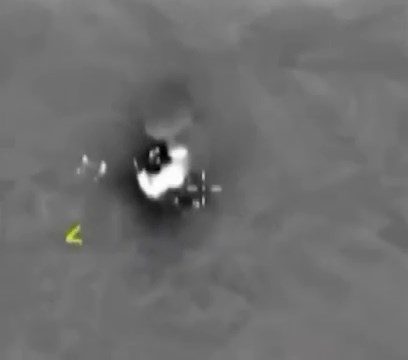
//> input picture 3LAB/img_zadan/allababah/ig_0.jpg, 408 x 360 px
$ ./main   (built with g++ and OpenCV 4)
//> lines starting //> are read from the running program, lines starting //| are printed output that depends on the picture; after the words box and inside, x2 and y2 are one past the last pixel; in counts of white or black regions, pixels touching at a corner belong together
### 3LAB/task_4.h
#ifndef TASK_4_H
#define TASK_4_H

#include <iostream>
#include <opencv2/opencv.hpp>
#include <stdlib.h>
#include <stdio.h>
#include <string.h>
#include <array>

#include "task_1.h"

using namespace std;
using namespace cv;

void findRightGK(string img_path, string ref_img_path);

#endif // TASK_4_H

### 3LAB/task_3.h
#ifndef TASK_3_H
#define TASK_3_H

#include <iostream>
#include <opencv2/opencv.hpp>
#include <stdlib.h>
#include <stdio.h>
#include <string.h>
#include <array>

#include "task_1.h"

using namespace std;
using namespace cv;

void findRobots(string img_path);

void morphoFiltering(Mat &src);

void processRobots(Mat &src, Mat &src_color, const Scalar& color, Point bulbCenter);

Point findLamp(Mat &src_color, Mat &src_hsv, const Scalar& color);

void copeWithBeam (Mat &src, vector<vector<Point>> &contours);

#endif // TASK_3_H

### 3LAB/task_2.h
#ifndef TASK_2_H
#define TASK_2_H

#include <iostream>
#include <opencv2/opencv.hpp>
#include <stdlib.h>
#include <stdio.h>
#include <string.h>
#include <array>

#include "task_1.h"

using namespace std;
using namespace cv;

void findVehicle(string img_path);

#endif // TASK_2_H

### 3LAB/task_1.h
#ifndef TASK_1_H
#define TASK_1_H

#include <iostream>
#include <opencv2/opencv.hpp>
#include <stdlib.h>
#include <stdio.h>
#include <string.h>

using namespace std;
using namespace cv;

Point findCenter(Mat image, vector<Point> contour);

void findTarget(string img_path);

#endif // TASK_1_H

### 3LAB/task_2.cpp
#include "task_2.h"

const double MIN_CONTOUR_AREA = 80;
const double MAX_TO_MIN_COUNTOUR_RATIO = 2;

void findVehicle(string img_path) {
  Mat src_color = imread(img_path, IMREAD_COLOR);
  Mat src_hsv = src_color.clone();
  // Перевод картинки в HSV формат
  cvtColor(src_color, src_hsv, COLOR_BGR2HSV);
  Mat threshold_color;
  inRange(src_hsv, Scalar(0, 50, 100), Scalar(30, 255, 255), threshold_color);

  Mat kernel;
  // Morphological filtering to remove small areas.
  for (int j = 0; j < 1; j++) {
    erode(threshold_color, threshold_color, kernel);
  }
  for (int j = 0; j < 3; j++) {
    dilate(threshold_color, threshold_color, kernel);
  }

  Mat thr_clone = threshold_color.clone();
  vector<vector<Point>> contours;
  vector<Vec4i> hierarchy;
  vector<double> contours_areas;
  double biggest_area = 0;
  findContours(thr_clone, contours, hierarchy, RETR_EXTERNAL,
               CHAIN_APPROX_SIMPLE);
  // Находим нибольшую площадь контура
  for (int i = 0; i < contours.size(); i++) {
    double current_area = contourArea(contours.at(i));
    if (current_area > biggest_area) biggest_area = current_area;
    contours_areas.push_back(current_area);
  }
  for (int i = 0; i < contours.size(); i++) {
    // Убираем слишком маленькие контуры
    if (biggest_area / contours_areas.at(i) >= MAX_TO_MIN_COUNTOUR_RATIO)
      continue;
    drawContours(src_color, contours, i, CV_RGB(255, 255, 255));
    circle(src_color, findCenter(contours.at(i)), 5, CV_RGB(0, 0, 0), FILLED);
  }
  imshow("Task 2 result", src_color);
  waitKey(0);
}

### 3LAB/task_1.cpp
#include "task_1.h"

Point findCenter(vector<Point> contour) {
  Rect r = boundingRect(contour);
  Point center(r.x + 0.5 * r.width, r.y + 0.5 * r.height);
  return center;
}

void findTarget(string img_path) {
  Mat src_color = imread(img_path, IMREAD_COLOR);
  Mat src = imread(img_path, IMREAD_GRAYSCALE);
  Mat thr;
  threshold(src, thr, 200, 255, THRESH_BINARY);
  Mat kernel;
  // Morphological filtering to remove small areas.
  for (int j = 0; j < 3; j++) {
    erode(thr, thr, kernel);
  }
  for (int j = 0; j < 5; j++) {
    dilate(thr, thr, kernel);
  }

  Mat thr_clone = thr.clone();
  vector<vector<Point>> contours;
  vector<Vec4i> hierarchy;
  findContours(thr_clone, contours, hierarchy, RETR_EXTERNAL,
               CHAIN_APPROX_SIMPLE);
  for (int i = 0; i < contours.size(); i++) {
    drawContours(src_color, contours, i, CV_RGB(0, 0, 255));
    circle(src_color, findCenter(contours.at(i)), 5, CV_RGB(255, 0, 0), FILLED);
  }
  imshow("Task 1 result", src_color);
  waitKey(0);
}

### 3LAB/main.cpp
#include <stdio.h>
#include <stdlib.h>
#include <string.h>

#include <iostream>
#include <opencv2/opencv.hpp>

#include "task_1.h"
#include "task_2.h"
#include "task_3.h"
#include "task_4.h"

using namespace std;
using namespace cv;
// img for 1 task
const string allababah_0 = "../3LAB/img_zadan/allababah/ig_0.jpg";
const string allababah_1 = "../3LAB/img_zadan/allababah/ig_1.jpg";
const string allababah_2 = "../3LAB/img_zadan/allababah/ig_2.jpg";
// img for 2 task
const string teplovizor_0 = "../3LAB/img_zadan/teplovizor/0.jpg";
const string teplovizor_1 = "../3LAB/img_zadan/teplovizor/1.jpg";
const string teplovizor_2 = "../3LAB/img_zadan/teplovizor/2.jpg";
const string teplovizor_3 = "../3LAB/img_zadan/teplovizor/3.png";
const string teplovizor_4 = "../3LAB/img_zadan/teplovizor/4.jpg";
// img for 3 task
const string roboti_0 = "../3LAB/img_zadan/roboti/1.jpg";
const string roboti_1 = "../3LAB/img_zadan/roboti/2.jpg";
const string video = "../3LAB/img_zadan/roboti/robot_video.mp4";
// img for 4 task
const string gk = "../3LAB/img_zadan/gk/gk.jpg";
const string gk_ref = "../3LAB/img_zadan/gk/gk_ref.jpg";

int main() {
  // ******** 1 TASK ********
  findTarget(allababah_0);
//> in findTarget, src_color is the input picture: 360 rows x 408 cols, CV_8UC3; mean B, G, R 110.1, 110.2, 110.2
//> in findTarget, `threshold(src, thr, 200, 255, THRESH_BINARY);`: thr: 360 rows x 408 cols, CV_8UC1; 0.69% white; 3 white regions (2 under 20 px), largest, box (x1, y1, x2, y2) and area: (139, 149, 186, 196) 996
//> after the loop in findTarget, `for (int j = 0; j < 5; j++)`:
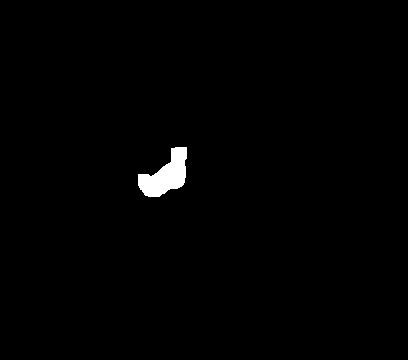
//> thr: 360 rows x 408 cols, CV_8UC1; 0.93% white; 1 white region
//> in findTarget, `findContours(thr_clone, contours, hierarchy, RETR_EXTERNAL, CHAIN_APPR..`: contours = 1 contour; box (x1, y1, x2, y2) and area: (138, 147, 187, 197) 1285
//> the loop in findTarget, `for (int i = 0; i < contours.size(); i++)` made 1 pass
//> (r in findCenter, center in findCenter) on pass 1: (Rect(138, 147, 49, 50), Point(162, 172))
//> after the loop in findTarget, `for (int i = 0; i < contours.size(); i++)`: src_color: 360 rows x 408 cols, CV_8UC3; 0.16% of pixels changed, all inside (x1, y1, x2, y2) = (138, 147, 187, 197)
  findTarget(allababah_1);
//> call 2 of findTarget, with img_path = "../3LAB/img_zadan/allababah/ig_1.jpg"
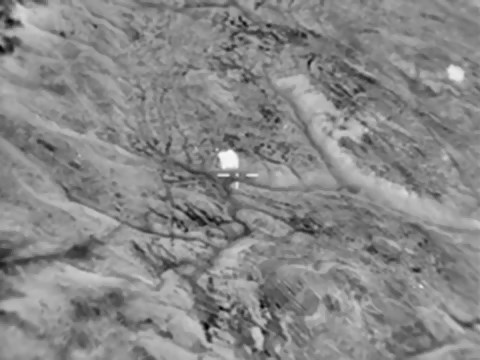
//> input picture 3LAB/img_zadan/allababah/ig_1.jpg, 480 x 360 px
//> in findTarget, src_color is the input picture: 360 rows x 480 cols, CV_8UC3; min 3, max 250, mean 135.5
//> in findTarget (call 2), `threshold(src, thr, 200, 255, THRESH_BINARY);`: thr: 360 rows x 480 cols, CV_8UC1; 0.39% white; 22 white regions (17 under 20 px), largest, box (x1, y1, x2, y2) and area: (218, 150, 238, 169) 286, (448, 66, 463, 81) 173, (18, 5, 26, 23) 76, (400, 189, 408, 196) 32, (247, 174, 258, 176) 20
//> after the loop in findTarget (call 2), `for (int j = 0; j < 5; j++)`:
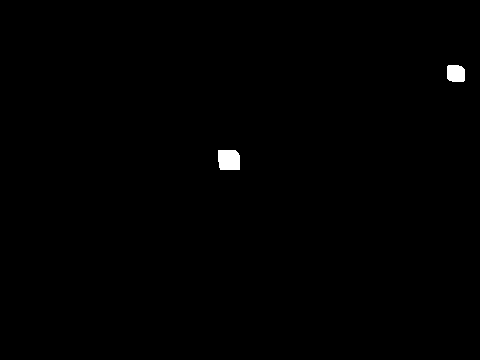
//> thr: 360 rows x 480 cols, CV_8UC1; 0.41% white; 2 white regions
//> in findTarget (call 2), `findContours(thr_clone, contours, hierarchy, RETR_EXTERNAL, CHAIN_APPR..`: contours = 2 contours; box (x1, y1, x2, y2) and area: (218, 150, 240, 170) 381, (447, 65, 465, 82) 254
//> the loop in findTarget (call 2), `for (int i = 0; i < contours.size(); i++)` made 2 passes
//> (r in findCenter, center in findCenter) on passes 1 to 2: (Rect(218, 150, 22, 20), Point(229, 160)), (Rect(447, 65, 18, 17), Point(456, 73))
//> after the loop in findTarget (call 2), `for (int i = 0; i < contours.size(); i++)`: src_color: 360 rows x 480 cols, CV_8UC3; 0.17% of pixels changed, all inside (x1, y1, x2, y2) = (218, 65, 465, 170)
  findTarget(allababah_2);
//> call 3 of findTarget, with img_path = "../3LAB/img_zadan/allababah/ig_2.jpg"
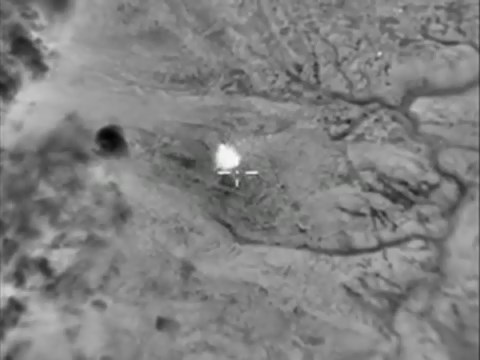
//> input picture 3LAB/img_zadan/allababah/ig_2.jpg, 480 x 360 px
//> in findTarget, src_color is the input picture: 360 rows x 480 cols, CV_8UC3; mean B, G, R 128.4, 128.5, 128.5
//> in findTarget (call 3), `threshold(src, thr, 200, 255, THRESH_BINARY);`: thr: 360 rows x 480 cols, CV_8UC1; 0.26% white; 6 white regions (4 under 20 px), largest, box (x1, y1, x2, y2) and area: (217, 144, 240, 169) 401, (6, 288, 11, 294) 23
//> after the loop in findTarget (call 3), `for (int j = 0; j < 5; j++)`:
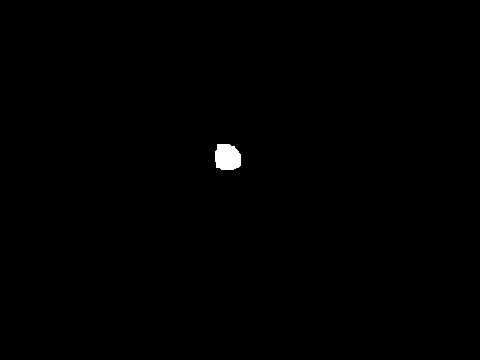
//> thr: 360 rows x 480 cols, CV_8UC1; 0.34% white; 1 white region
//> in findTarget (call 3), `findContours(thr_clone, contours, hierarchy, RETR_EXTERNAL, CHAIN_APPR..`: contours = 1 contour; box (x1, y1, x2, y2) and area: (215, 144, 241, 170) 538
//> the loop in findTarget (call 3), `for (int i = 0; i < contours.size(); i++)` made 1 pass
//> (r in findCenter, center in findCenter) on pass 1: (Rect(215, 144, 26, 26), Point(228, 157))
//> after the loop in findTarget (call 3), `for (int i = 0; i < contours.size(); i++)`: src_color: 360 rows x 480 cols, CV_8UC3; 0.09% of pixels changed, all inside (x1, y1, x2, y2) = (215, 144, 241, 170)
  // ******** 2 TASK ********
  findVehicle(teplovizor_0);
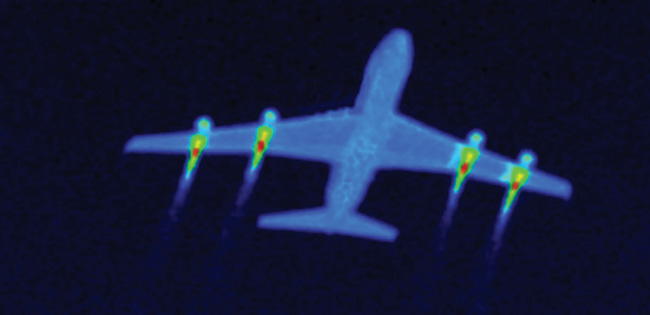
//> input picture 3LAB/img_zadan/teplovizor/0.jpg, 650 x 315 px
//> in findVehicle, src_color is the input picture: 315 rows x 650 cols, CV_8UC3; mean B, G, R 55.6, 26.6, 19
//> in findVehicle, `cvtColor(src_color, src_hsv, COLOR_BGR2HSV);`: src_hsv: 315 rows x 650 cols, CV_8UC3; mean H, S, V 116.1, 171.2, 56.6
//> in findVehicle, `inRange(src_hsv, Scalar(0, 50, 100), Scalar(30, 255, 255), threshold_c..`: threshold_color: 315 rows x 650 cols, CV_8UC1; 0.11% white; 6 white regions (2 under 20 px), largest, box (x1, y1, x2, y2) and area: (257, 133, 266, 153) 74, (461, 162, 468, 175) 56, (193, 146, 199, 158) 48, (512, 181, 519, 191) 44
//> the loop in findVehicle, `for (int j = 0; j < 3; j++)` made 3 passes
//> pass 3, in findVehicle, `dilate(threshold_color, threshold_color, kernel);`:
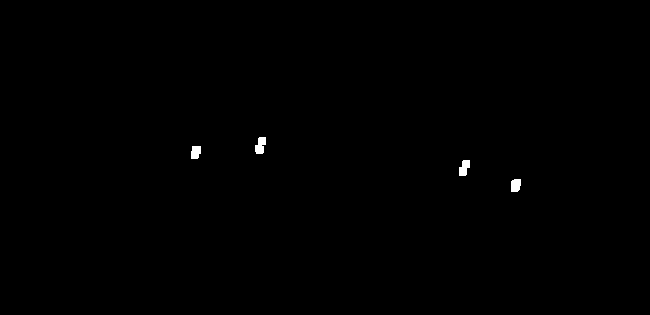
//> threshold_color: 315 rows x 650 cols, CV_8UC1; 0.24% white; 4 white regions
//> in findVehicle, `findContours(thr_clone, contours, hierarchy, RETR_EXTERNAL, CHAIN_APPR..`: contours = 4 contours; box (x1, y1, x2, y2) and area: (255, 137, 266, 154) 113, (459, 160, 470, 176) 105, (511, 179, 521, 192) 98, (191, 146, 201, 159) 94
//> the loop in findVehicle, `for (int i = 0; i < contours.size(); i++)` made 4 passes
//> (current_area, biggest_area) on passes 1, 2, 4: (97.5, 97.5), (105, 105), (113, 113)
//> current_area on pass 3: 93.5
//> after the loop in findVehicle, `for (int i = 0; i < contours.size(); i++)`: biggest_area = 113
//> (the run ends here: the program needs code that is not available in this run, at `circle(src_color, findCenter(contours.at(i)), 5, CV_RGB(0, 0, 0), FILL..`)
